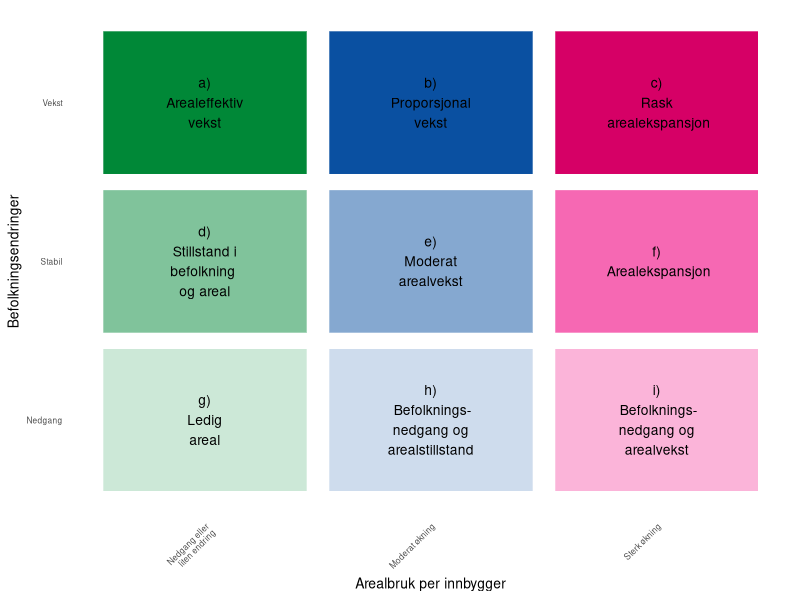
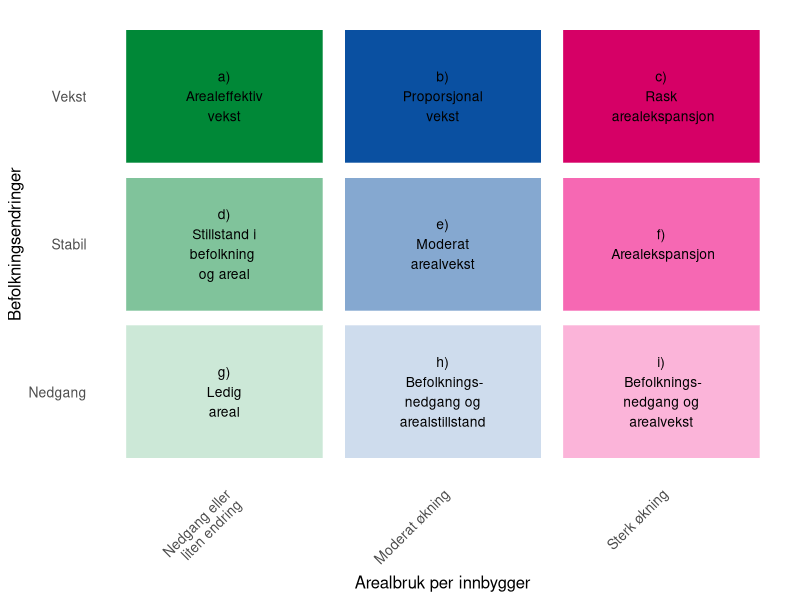
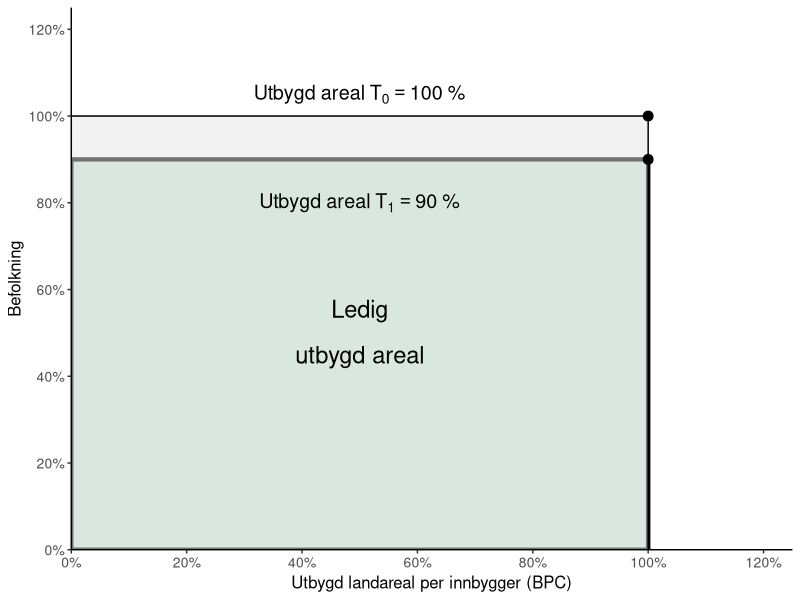
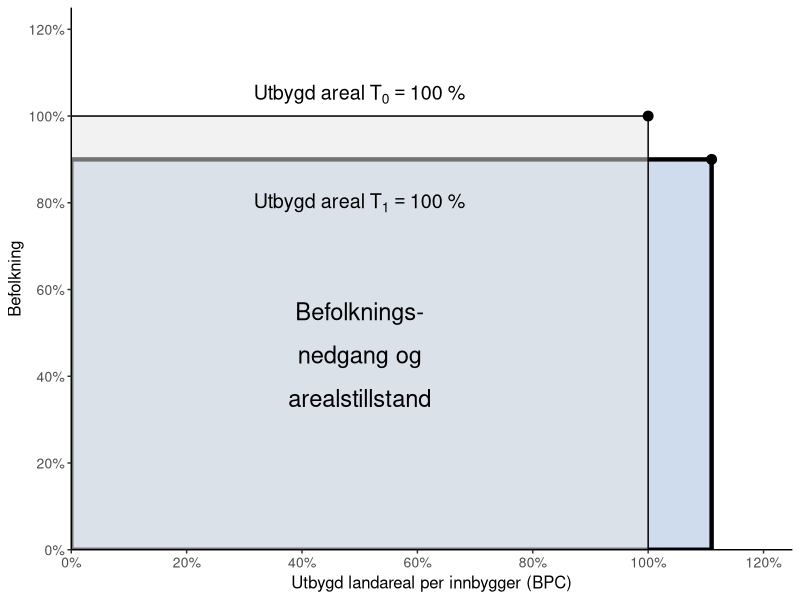
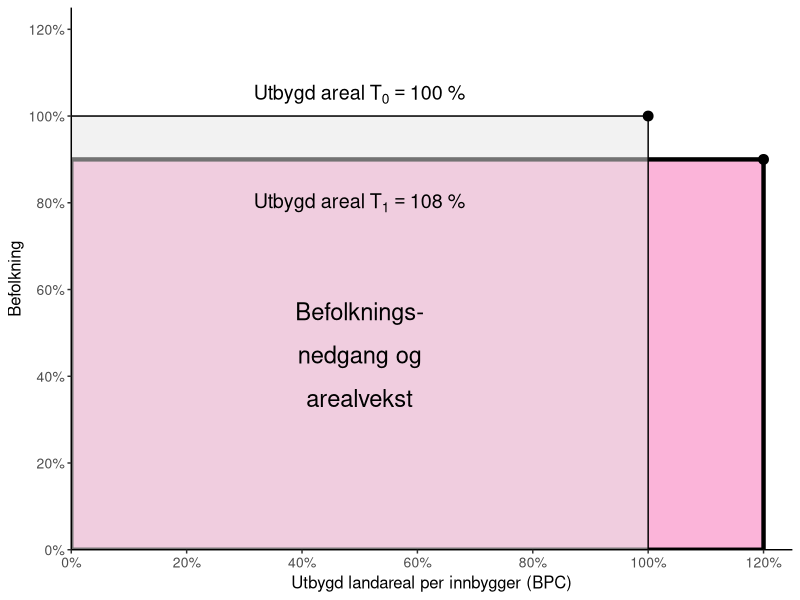
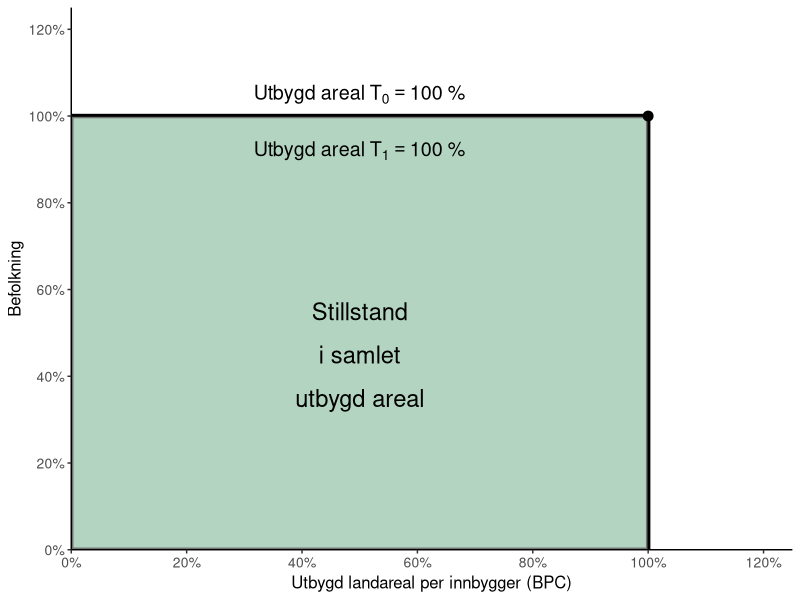
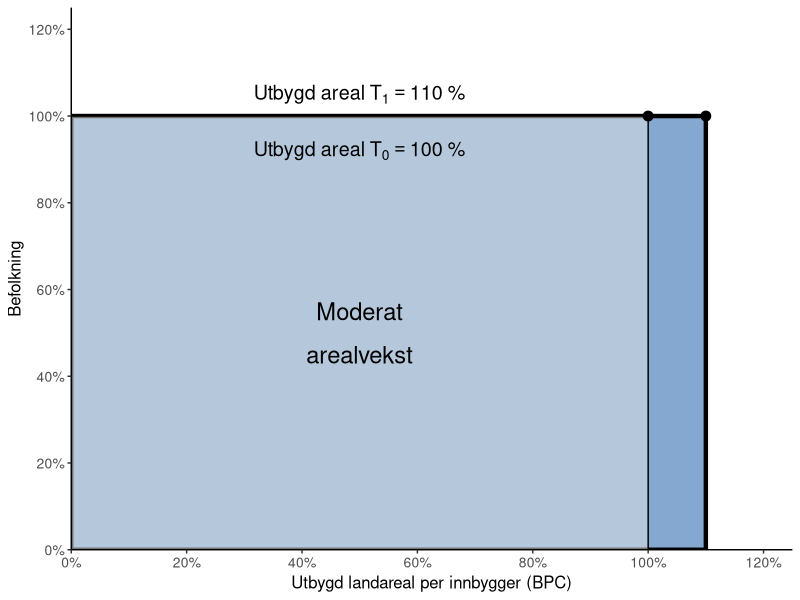
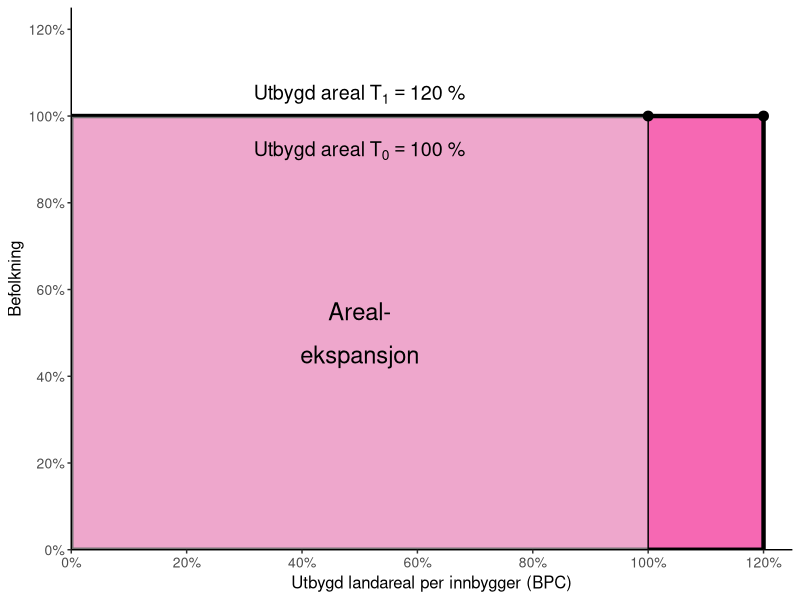

R code for these plots, in order:
# Preparations ------------------------------------------------------------

# Load necessary libraries 
library(tidyverse)
# library(sf)
# library(tmap)
# library(readxl)
# library(units)
# library(cowplot)
# library(ggrepel)
# library(scales)
# library(openxlsx)

# Language and notation settings
# Set locale and options
#Sys.setlocale("LC_CTYPE", "norwegian")
Sys.setlocale(locale='no_NB.utf8') 
options(scipen = 999)

# Use all available cores
library(parallel)
options(mc.cores = detectCores())

# Define the data for the plot
# Define the data for the plot
categories <- data.frame(
  Arealbruk_per_innbygger = rep(c("Nedgang eller\nliten endring", "Moderat økning", "Sterk økning"), 3),
  Befolkningsendringer = c(rep("Nedgang", 3), rep("Stabil", 3), rep("Vekst", 3)),
  Descriptions = c("g)\n Ledig \nareal",
                   "h)\n Befolknings-\nnedgang og\narealstillstand",
                   "i)\n Befolknings-\nnedgang og\narealvekst",
                   "d)\n Stillstand i \nbefolkning \nog areal",
                   "e)\n Moderat \narealvekst",
                   "f)\n Arealekspansjon",
                   "a)\n Arealeffektiv \nvekst",
                   "b)\n Proporsjonal \nvekst",
                   "c)\n Rask \n arealekspansjon"),
  Colors = c("#cce8d7", "#cedced", "#fbb4d9", "#80c39b", "#85a8d0", "#f668b3", "#008837", "#0a50a1", "#d60066")
)


# Reorder the Type factor
categories <- categories %>%
  mutate(Arealbruk_per_innbygger = factor(Arealbruk_per_innbygger, levels = c("Nedgang eller\nliten endring", "Moderat økning", "Sterk økning")))  # Specify the desired order


# Define the plot
ggplot(categories, aes(x = Arealbruk_per_innbygger, y = Befolkningsendringer)) +
  geom_tile(aes(fill = Colors), color = "white", width = 0.9, height = 0.9) +
  scale_fill_identity() +  # Use exact colors as defined in Colors
  geom_text(aes(label = Descriptions), size = 3.5, color = "black") +  # Reduce text size in each block
  labs(x = "Arealbruk per innbygger", y = "Befolkningsendringer") +
  theme_minimal() +
  theme(axis.text.x = element_text(angle = 45, hjust = 1),
        axis.title = element_text(size = 10),
        axis.text = element_text(size = 6),
        panel.grid = element_blank())  # Remove grid lines for cleaner look


# Define the plot
arealbruksfigur <- ggplot(categories, aes(x = Arealbruk_per_innbygger, y = Befolkningsendringer)) +
  geom_tile(aes(fill = Colors), color = "white", width = 0.9, height = 0.9) +
  scale_fill_identity() +  # Use exact colors as defined in Colors
  geom_text(aes(label = Descriptions), size = 3.5, color = "black") +  # Add descriptions in each block
  # Add thick black outline to the selected boxes (middle-left and bottom-left two)
  # geom_rect(
  #   data = categories[c(4, 7, 8), ],
  #   aes(xmin = as.numeric(factor(Arealbruk_per_innbygger)) - 0.45,
  #       xmax = as.numeric(factor(Arealbruk_per_innbygger)) + 0.45,
  #       ymin = as.numeric(factor(Befolkningsendringer, levels = rev(unique(Befolkningsendringer)))) - 0.45,
  #       ymax = as.numeric(factor(Befolkningsendringer, levels = rev(unique(Befolkningsendringer)))) + 0.45),
  #   color = "black",
  #   fill = NA,
  #   size = 1.5
  # ) +
  labs(x = "Arealbruk per innbygger", y = "Befolkningsendringer") +
  theme_minimal() +
  theme(axis.text.x = element_text(angle = 45, hjust = 1),
        axis.title = element_text(size = 12),
        axis.text = element_text(size = 10),
        panel.grid = element_blank())  # Remove grid lines for cleaner look

arealbruksfigur

# Define output path
output_path <- file.path("P:/15220700_gis_samordning_2022_(marea_spare_ecogaps)/Trond/arealbruksscenarier/git/built_up_area_population/plots_and_tables", "arealbruksfigur_revised.png")

# Save the plot as high-resolution PNG with white background
ggsave(output_path, plot = arealbruksfigur, width = 16, height = 16, units = "cm", dpi = 600, bg = "white")


# Scenario a) -------------------------------------------------------------


# Define data for the baseline rectangle (100% by 100%)
old_rect <- data.frame(
  x = c(0, 100, 100, 0),  # x coordinates
  y = c(0, 0, 100, 100)   # y coordinates
)

# Define data for the new rectangle (90% by 90%)
new_rect <- data.frame(
  x = c(0, 100, 100, 0),  # x coordinates
  y = c(0, 0, 90, 90)   # y coordinates
)

# Create the plot
plot_g <- ggplot() +
  # Plot the new rectangle
  geom_polygon(data = new_rect, aes(x = x, y = y), fill = "#cce8d7", color = "black", lwd = 1.5) +
  # Plot the baseline rectangle
  geom_polygon(data = old_rect, aes(x = x, y = y), fill = "grey90", color = "black", alpha = 0.5) +
  # Add a point at the top-right corners
  geom_point(aes(x = 100, y = 100), size = 3, color = "black") +  # Baseline top-right
  geom_point(aes(x = 100, y = 90), size = 3, color = "black") +    # New top-right
  # Add text annotations
  annotate("text", x = 50, y = 105, label = "Utbygd~areal~T[0] == 100~'%'", parse = TRUE, size = 5) +
  annotate("text", x = 50, y = 80, label = "Utbygd~areal~T[1] == 90~'%'", parse = TRUE, size = 5) +
  annotate("text", x = 50, y = 55, label = "Ledig", parse = TRUE, size = 6) +
  annotate("text", x = 50, y = 45, label = "utbygd areal", parse = FALSE, size = 6) +
        # Customize axes
  scale_x_continuous(
    expand = c(0, 0),
    limits = c(0, 125),
    breaks = seq(0, 120, 20),
    labels = paste0(seq(0, 120, 20), "%")
  ) +
  scale_y_continuous(
    expand = c(0, 0),
    limits = c(0, 125),
    breaks = seq(0, 120, 20),
    labels = paste0(seq(0, 120, 20), "%")
  ) +
  # Add axis titles
  labs(
    x = "Utbygd landareal per innbygger (BPC)",
    y = "Befolkning"
  ) +
  # Customize theme
  theme_classic() +
  theme(
    panel.grid = element_blank(),
    axis.title = element_text(size = 12),
    axis.text = element_text(size = 10)
  )

# Display the plot
plot_g



# Scenario 2 --------------------------------------------------------------


# Define data for the baseline rectangle (100% by 100%)
old_rect <- data.frame(
  x = c(0, 100, 100, 0),  # x coordinates
  y = c(0, 0, 100, 100)   # y coordinates
)

# Define data for the new rectangle (90% by 110%)
new_rect <- data.frame(
  x = c(0, 111, 111, 0),  # x coordinates
  y = c(0, 0, 90, 90)     # y coordinates
)

# Create the plot
plot_h <- ggplot() +
  # Plot the new rectangle
  geom_polygon(data = new_rect, aes(x = x, y = y), fill = "#cedced", color = "black", lwd = 1.5) +
  # Plot the baseline rectangle
  geom_polygon(data = old_rect, aes(x = x, y = y), fill = "grey90", color = "black", alpha = 0.5) +
  # Add a point at the top-right corners
  geom_point(aes(x = 100, y = 100), size = 3, color = "black") +  # Baseline top-right
  geom_point(aes(x = 111, y = 90), size = 3, color = "black") +   # New top-right
  # Add text annotations
  annotate("text", x = 50, y = 105, label = "Utbygd~areal~T[0] == 100~'%'", parse = TRUE, size = 5) +
  annotate("text", x = 50, y = 80, label = "Utbygd~areal~T[1] == 100~'%'", parse = TRUE, size = 5) +
  annotate("text", x = 50, y = 55, label = "Befolknings-", parse = FALSE, size = 6) +
  annotate("text", x = 50, y = 45, label = "nedgang og", parse = FALSE, size = 6) +
  annotate("text", x = 50, y = 35, label = "arealstillstand", parse = FALSE, size = 6) +
  # Customize axes
  scale_x_continuous(
    expand = c(0, 0),
    limits = c(0, 125),
    breaks = seq(0, 120, 20),
    labels = paste0(seq(0, 120, 20), "%")
  ) +
  scale_y_continuous(
    expand = c(0, 0),
    limits = c(0, 125),
    breaks = seq(0, 120, 20),
    labels = paste0(seq(0, 120, 20), "%")
  ) +
  # Add axis titles
  labs(
    x = "Utbygd landareal per innbygger (BPC)",
    y = "Befolkning"
  ) +
  # Customize theme
  theme_classic() +
  theme(
    panel.grid = element_blank(),
    axis.title = element_text(size = 12),
    axis.text = element_text(size = 10)
  )

# Display the plot
plot_h



# Scenario c --------------------------------------------------------------

# Define data for the baseline rectangle (100% by 100%)
old_rect <- data.frame(
  x = c(0, 100, 100, 0),  # x coordinates
  y = c(0, 0, 100, 100)   # y coordinates
)

# Define data for the new rectangle (120% by 90%)
new_rect <- data.frame(
  x = c(0, 120, 120, 0),  # x coordinates
  y = c(0, 0, 90, 90)     # y coordinates
)

# Create the plot for Scenario c
plot_i <- ggplot() +
  # Plot the new rectangle
  geom_polygon(data = new_rect, aes(x = x, y = y), fill = "#fbb4d9", color = "black", lwd = 1.5) +
  # Plot the baseline rectangle
  geom_polygon(data = old_rect, aes(x = x, y = y), fill = "grey90", color = "black", alpha = 0.5) +
  # Add a point at the top-right corners
  geom_point(aes(x = 100, y = 100), size = 3, color = "black") +  # Baseline top-right
  geom_point(aes(x = 120, y = 90), size = 3, color = "black") +   # New top-right
  # Add text annotations
  annotate("text", x = 50, y = 105, label = "Utbygd~areal~T[0] == 100~'%'", parse = TRUE, size = 5) +
  annotate("text", x = 50, y = 80, label = "Utbygd~areal~T[1] == 108~'%'", parse = TRUE, size = 5) +
  annotate("text", x = 50, y = 55, label = "Befolknings-", parse = FALSE, size = 6) +
  annotate("text", x = 50, y = 45, label = "nedgang og", parse = FALSE, size = 6) +
  annotate("text", x = 50, y = 35, label = "arealvekst", parse = FALSE, size = 6) +
  # Customize axes
  scale_x_continuous(
    expand = c(0, 0),
    limits = c(0, 125),
    breaks = seq(0, 120, 20),
    labels = paste0(seq(0, 120, 20), "%")
  ) +
  scale_y_continuous(
    expand = c(0, 0),
    limits = c(0, 125),
    breaks = seq(0, 120, 20),
    labels = paste0(seq(0, 120, 20), "%")
  ) +
  # Add axis titles
  labs(
    x = "Utbygd landareal per innbygger (BPC)",
    y = "Befolkning"
  ) +
  # Customize theme
  theme_classic() +
  theme(
    panel.grid = element_blank(),
    axis.title = element_text(size = 12),
    axis.text = element_text(size = 10)
  )

# Display the plot
plot_i


# Scenario d, e and f -----------------------------------------------------


# Define data for the baseline rectangle (100% by 100%)
old_rect <- data.frame(
  x = c(0, 100, 100, 0),  # x coordinates
  y = c(0, 0, 100, 100)   # y coordinates
)

# Define data for the new rectangle (100% by 100%)
new_rect <- data.frame(
  x = c(0, 100, 100, 0),  # x coordinates
  y = c(0, 0, 100, 100)   # y coordinates
)

# Create the plot for Scenario d
plot_d <- ggplot() +
  # Plot the new rectangle
  geom_polygon(data = new_rect, aes(x = x, y = y), fill = "#80c39b", color = "black", lwd = 1.5) +
  # Plot the baseline rectangle
  geom_polygon(data = old_rect, aes(x = x, y = y), fill = "grey90", color = "black", alpha = 0.5) +
  # Add a point at the top-right corners
  geom_point(aes(x = 100, y = 100), size = 3, color = "black") +  # Top-right corner
  # Add text annotations
  annotate("text", x = 50, y = 105, label = "Utbygd~areal~T[0] == 100~'%'", parse = TRUE, size = 5) +
  annotate("text", x = 50, y = 92, label = "Utbygd~areal~T[1] == 100~'%'", parse = TRUE, size = 5) +
  annotate("text", x = 50, y = 55, label = "Stillstand", parse = TRUE, size = 6) +
  annotate("text", x = 50, y = 45, label = "i samlet", parse = FALSE, size = 6) +
  annotate("text", x = 50, y = 35, label = "utbygd areal", parse = FALSE, size = 6) +
  # Customize axes
  scale_x_continuous(
    expand = c(0, 0),
    limits = c(0, 125),
    breaks = seq(0, 120, 20),
    labels = paste0(seq(0, 120, 20), "%")
  ) +
  scale_y_continuous(
    expand = c(0, 0),
    limits = c(0, 125),
    breaks = seq(0, 120, 20),
    labels = paste0(seq(0, 120, 20), "%")
  ) +
  # Add axis titles
  labs(
    x = "Utbygd landareal per innbygger (BPC)",
    y = "Befolkning"
  ) +
  # Customize theme
  theme_classic() +
  theme(
    panel.grid = element_blank(),
    axis.title = element_text(size = 12),
    axis.text = element_text(size = 10)
  )

# Display the plot
plot_d


# Scenario e --------------------------------------------------------------

# Define data for the new rectangle (110% by 100%)
new_rect <- data.frame(
  x = c(0, 110, 110, 0),  # x coordinates
  y = c(0, 0, 100, 100)   # y coordinates
)

# Create the plot for Scenario e
plot_e <- ggplot() +
  # Plot the new rectangle
  geom_polygon(data = new_rect, aes(x = x, y = y), fill = "#85a8d0", color = "black", lwd = 1.5) +
  # Plot the baseline rectangle
  geom_polygon(data = old_rect, aes(x = x, y = y), fill = "grey90", color = "black", alpha = 0.5) +
  # Add a point at the top-right corners
  geom_point(aes(x = 100, y = 100), size = 3, color = "black") +  # Baseline top-right
  geom_point(aes(x = 110, y = 100), size = 3, color = "black") +  # New top-right
  # Add text annotations
  annotate("text", x = 50, y = 92, label = "Utbygd~areal~T[0] == 100~'%'", parse = TRUE, size = 5) +
  annotate("text", x = 50, y = 105, label = "Utbygd~areal~T[1] == 110~'%'", parse = TRUE, size = 5) +
  annotate("text", x = 50, y = 55, label = "Moderat", parse = TRUE, size = 6) +
  annotate("text", x = 50, y = 45, label = "arealvekst", parse = FALSE, size = 6) +
  annotate("text", x = 50, y = 35, label = " ", parse = FALSE, size = 6) +
  # Customize axes
  # Customize axes
  scale_x_continuous(
    expand = c(0, 0),
    limits = c(0, 125),
    breaks = seq(0, 120, 20),
    labels = paste0(seq(0, 120, 20), "%")
  ) +
  scale_y_continuous(
    expand = c(0, 0),
    limits = c(0, 125),
    breaks = seq(0, 120, 20),
    labels = paste0(seq(0, 120, 20), "%")
  ) +
  # Add axis titles
  labs(
    x = "Utbygd landareal per innbygger (BPC)",
    y = "Befolkning"
  ) +
  # Customize theme
  theme_classic() +
  theme(
    panel.grid = element_blank(),
    axis.title = element_text(size = 12),
    axis.text = element_text(size = 10)
  )

# Display the plot
plot_e


# Scenario f --------------------------------------------------------------

# Define data for the new rectangle (120% by 100%)
new_rect <- data.frame(
  x = c(0, 120, 120, 0),  # x coordinates
  y = c(0, 0, 100, 100)   # y coordinates
)

# Create the plot for Scenario f
plot_f <- ggplot() +
  # Plot the new rectangle
  geom_polygon(data = new_rect, aes(x = x, y = y), fill = "#f668b3", color = "black", lwd = 1.5) +
  # Plot the baseline rectangle
  geom_polygon(data = old_rect, aes(x = x, y = y), fill = "grey90", color = "black", alpha = 0.5) +
  # Add a point at the top-right corners
  geom_point(aes(x = 100, y = 100), size = 3, color = "black") +  # Baseline top-right
  geom_point(aes(x = 120, y = 100), size = 3, color = "black") +  # New top-right
  # Add text annotations
  annotate("text", x = 50, y = 92, label = "Utbygd~areal~T[0] == 100~'%'", parse = TRUE, size = 5) +
  annotate("text", x = 50, y = 105, label = "Utbygd~areal~T[1] == 120~'%'", parse = TRUE, size = 5) +
  annotate("text", x = 50, y = 55, label = "Areal-", parse = FALSE, size = 6) +
  #annotate("text", x = 50, y = 45, label = "Areal-", parse = FALSE, size = 6) +
  annotate("text", x = 50, y = 45, label = "ekspansjon", parse = FALSE, size = 6) +
  # Customize axes
  # Customize axes
  scale_x_continuous(
    expand = c(0, 0),
    limits = c(0, 125),
    breaks = seq(0, 120, 20),
    labels = paste0(seq(0, 120, 20), "%")
  ) +
  scale_y_continuous(
    expand = c(0, 0),
    limits = c(0, 125),
    breaks = seq(0, 120, 20),
    labels = paste0(seq(0, 120, 20), "%")
  ) +
  # Add axis titles
  labs(
    x = "Utbygd landareal per innbygger (BPC)",
    y = "Befolkning"
  ) +
  # Customize theme
  theme_classic() +
  theme(
    panel.grid = element_blank(),
    axis.title = element_text(size = 12),
    axis.text = element_text(size = 10)
  )

# Display the plot
plot_f

# # Define data for the new rectangle (90% by 110%)
# new_rect <- data.frame(
#   x = c(0, 90, 90, 0),  # x coordinates
#   y = c(0, 0, 110, 110) # y coordinates
# )


# Scenario g --------------------------------------------------------------

# Define data for the new rectangle (90% by 110%)
new_rect <- data.frame(
  x = c(0, 100, 100, 0),  # x coordinates
  y = c(0, 0, 110, 110) # y coordinates
)

# Create the plot for Scenario g
plot_a <- ggplot() +
  # Plot the new rectangle
  geom_polygon(data = new_rect, aes(x = x, y = y), fill = "#008837", color = "black", lwd = 1.5) +
  # Plot the baseline rectangle
  geom_polygon(data = old_rect, aes(x = x, y = y), fill = "grey90", color = "black", alpha = 0.5) +
  # Add a point at the top-right corners
  geom_point(aes(x = 100, y = 100), size = 3, color = "black") +  # Baseline top-right
  geom_point(aes(x = 100, y = 110), size = 3, color = "black") +   # New top-right
  # Add text annotations
  annotate("text", x = 50, y = 92, label = "Utbygd~areal~T[0] == 100~'%'", parse = TRUE, size = 5) +
  annotate("text", x = 50, y = 118, label = "Utbygd~areal~T[1] == 110~'%'", parse = TRUE, size = 5) +
  annotate("text", x = 50, y = 55, label = "Arealeffektiv", parse = TRUE, size = 6) +
  annotate("text", x = 50, y = 45, label = "vekst", parse = FALSE, size = 6) +
  annotate("text", x = 50, y = 35, label = " ", parse = FALSE, size = 6) +
  # Customize axes
  # Customize axes
  scale_x_continuous(
    expand = c(0, 0),
    limits = c(0, 125),
    breaks = seq(0, 120, 20),
    labels = paste0(seq(0, 120, 20), "%")
  ) +
  scale_y_continuous(
    expand = c(0, 0),
    limits = c(0, 125),
    breaks = seq(0, 120, 20),
    labels = paste0(seq(0, 120, 20), "%")
  ) +
  # Add axis titles
  labs(
    x = "Utbygd landareal per innbygger (BPC)",
    y = "Befolkning"
  ) +
  # Customize theme
  theme_classic() +
  theme(
    panel.grid = element_blank(),
    axis.title = element_text(size = 12),
    axis.text = element_text(size = 10)
  )

# Display the plot
plot_a


# Scnario h ---------------------------------------------------------------

# Define data for the new rectangle (110% by 110%)
new_rect <- data.frame(
  x = c(0, 110, 110, 0),  # x coordinates
  y = c(0, 0, 110, 110)   # y coordinates
)

# Create the plot for Scenario h
plot_b <- ggplot() +
  # Plot the new rectangle
  geom_polygon(data = new_rect, aes(x = x, y = y), fill = "#0a50a1", color = "black", lwd = 1.5) +
  # Plot the baseline rectangle
  geom_polygon(data = old_rect, aes(x = x, y = y), fill = "grey90", color = "black", alpha = 0.5) +
  # Add a point at the top-right corners
  geom_point(aes(x = 100, y = 100), size = 3, color = "black") +  # Baseline top-right
  geom_point(aes(x = 110, y = 110), size = 3, color = "black") +  # New top-right
  # Add text annotations
  annotate("text", x = 50, y = 92, label = "Utbygd~areal~T[0] == 100~'%'", parse = TRUE, size = 5) +
  annotate("text", x = 50, y = 118, label = "Utbygd~areal~T[1] == 121~'%'", parse = TRUE, size = 5) +
  annotate("text", x = 50, y = 55, label = "Proporsjonal", parse = TRUE, size = 6) +
  annotate("text", x = 50, y = 45, label = "vekst", parse = FALSE, size = 6) +
  annotate("text", x = 50, y = 35, label = " ", parse = FALSE, size = 6) +
  # Customize axes
  # Customize axes
  scale_x_continuous(
    expand = c(0, 0),
    limits = c(0, 125),
    breaks = seq(0, 120, 20),
    labels = paste0(seq(0, 120, 20), "%")
  ) +
  scale_y_continuous(
    expand = c(0, 0),
    limits = c(0, 125),
    breaks = seq(0, 120, 20),
    labels = paste0(seq(0, 120, 20), "%")
  ) +
  # Add axis titles
  labs(
    x = "Utbygd landareal per innbygger (BPC)",
    y = "Befolkning"
  ) +
  # Customize theme
  theme_classic() +
  theme(
    panel.grid = element_blank(),
    axis.title = element_text(size = 12),
    axis.text = element_text(size = 10)
  )

# Display the plot
plot_b


# Scenario i --------------------------------------------------------------

# Define data for the new rectangle (120% by 110%)
new_rect <- data.frame(
  x = c(0, 120, 120, 0),  # x coordinates
  y = c(0, 0, 110, 110)   # y coordinates
)

# Create the plot for Scenario i
plot_c <- ggplot() +
  # Plot the new rectangle
  geom_polygon(data = new_rect, aes(x = x, y = y), fill = "#d60066", color = "black", lwd = 1.5) +
  # Plot the baseline rectangle
  geom_polygon(data = old_rect, aes(x = x, y = y), fill = "grey90", color = "black", alpha = 0.5) +
  # Add a point at the top-right corners
  geom_point(aes(x = 100, y = 100), size = 3, color = "black") +  # Baseline top-right
  geom_point(aes(x = 120, y = 110), size = 3, color = "black") +  # New top-right
  # Add text annotations
  annotate("text", x = 50, y = 92, label = "Utbygd~areal~T[0] == 100~'%'", parse = TRUE, size = 5) +
  annotate("text", x = 50, y = 118, label = "Utbygd~areal~T[1] == 132~'%'", parse = TRUE, size = 5) +
  annotate("text", x = 50, y = 55, label = "Rask", parse = TRUE, size = 6) +
  annotate("text", x = 50, y = 45, label = "areal-", parse = FALSE, size = 6) +
  annotate("text", x = 50, y = 35, label = "ekspansjon", parse = FALSE, size = 6) +
  # Customize axes
  # Customize axes
  scale_x_continuous(
    expand = c(0, 0),
    limits = c(0, 125),
    breaks = seq(0, 120, 20),
    labels = paste0(seq(0, 120, 20), "%")
  ) +
  scale_y_continuous(
    expand = c(0, 0),
    limits = c(0, 125),
    breaks = seq(0, 120, 20),
    labels = paste0(seq(0, 120, 20), "%")
  ) +
  # Add axis titles
  labs(
    x = "Utbygd landareal per innbygger (BPC)",
    y = "Befolkning"
  ) +
  # Customize theme
  theme_classic() +
  theme(
    panel.grid = element_blank(),
    axis.title = element_text(size = 12),
    axis.text = element_text(size = 10)
  )

# Display the plot
plot_c


# Combine scenarios -------------------------------------------------------




# Load necessary library
library(ggpubr)

# Add annotations to each plot
# plot_a <- plot_a +
#   annotate("text", x = 5, y = 120, label = "a)", hjust = 0, size = 6)
# 
# plot_b <- plot_b +
#   annotate("text", x = 5, y = 120, label = "b)", hjust = 0, size = 6)
# 
# plot_c <- plot_c +
#   annotate("text", x = 5, y = 120, label = "c)", hjust = 0, size = 6)

# # Add annotations to each plot
# plot_d <- plot_d +
#   annotate("text", x = 5, y = 120, label = "d)", hjust = 0, size = 6)
# 
# plot_e <- plot_e +
#   annotate("text", x = 5, y = 120, label = "e)", hjust = 0, size = 6)
# 
# plot_f <- plot_f +
#   annotate("text", x = 5, y = 120, label = "f)", hjust = 0, size = 6)
# 
# # Add annotations to each plot
# plot_g <- plot_g +
#   annotate("text", x = 5, y = 120, label = "g)", hjust = 0, size = 6)
# 
# plot_h <- plot_h +
#   annotate("text", x = 5, y = 120, label = "h)", hjust = 0, size = 6)
# 
# plot_i <- plot_i +
#   annotate("text", x = 5, y = 120, label = "i)", hjust = 0, size = 6)

# Arrange the three plots horizontally
combined_plots <- ggarrange(
  plot_a, plot_b, plot_c,
  plot_d, plot_e, plot_f,
  plot_g, plot_h, plot_i,
  ncol = 3, nrow = 3,  # Arrange in one row with three columns
  labels = NULL        # Disable automatic labeling
)

# Display the combined plot
print(combined_plots)

combined_plots2 <- ggarrange(
  plot_a, plot_b, plot_c,
  plot_d, plot_e, plot_f,
  plot_g, plot_h, plot_i,
  labels = c("a)", "b)", "c)", "d)", "e)", "f)", "g)", "h)", "i)"),
  ncol = 3, nrow = 3)

combined_plots2

# Define output path
output_path <- file.path("P:/15220700_gis_samordning_2022_(marea_spare_ecogaps)/Trond/arealbruksscenarier/git/built_up_area_population/plots_and_tables", "arealbruksfigur_revised.png")
#output_path <- file.path("C:/Privat/data_analysis/land_use_simulations_norway/plots_and_tables", "arealbruksfigur7.png")


# Save the plot as high-resolution PNG with white background
ggsave(output_path, plot = combined_plots2, width = 33, height = 33, units = "cm", dpi = 600, bg = "white")


# adding "supercategories" ------------------------------------------------


# Load necessary packages
library(ggplot2)
library(ggpubr)

# Adjust plot margins to create space for supercategories
combined_plots3 <- combined_plots2 + 
  theme(plot.margin = margin(t = 10, r = 10, b = 80, l = 80))  # Expand bottom and left margins

combined_plots3

# Overlay text annotations for the supercategories
combined_plots4 <- combined_plots3 +
  annotate("text", x = -0.05, y = 0.80, label = "Vekst", hjust = 0, size = 5, fontface = "bold.italic", angle = 90) +
  annotate("text", x = -0.05, y = 0.40, label = "  Stabil befolkning", hjust = 0, size = 5, fontface = "bold.italic", angle = 90) +
  annotate("text", x = -0.05, y = 0.10, label = "   Nedgang", hjust = 0, size = 5, fontface = "bold.italic", angle = 90) +
  
  annotate("text", x = 0.15, y = -0.04, label = "  Nedgang eller liten endring", hjust = 0.5, size = 5, fontface = "bold.italic") +
  annotate("text", x = 0.50, y = -0.04, label = "  Moderat økning", hjust = 0.5, size = 5, fontface = "bold.italic") +
  annotate("text", x = 0.85, y = -0.04, label = "  Sterk økning", hjust = 0.5, size = 5, fontface = "bold.italic")



combined_plots4

# Add category labels using `annotate_figure()`
combined_plots_annotated <- annotate_figure(
  combined_plots4,
  # Add the y-axis label (left side)
  
  left = text_grob("     Befolkningsendringer", size = 18, rot = 90, face = "bold"),
  # Add the x-axis label (bottom)
  bottom = text_grob("   Arealbruk per innbygger", size = 18, face = "bold")
)

combined_plots_annotated


# Define output path
output_path <- file.path("P:/15220700_gis_samordning_2022_(marea_spare_ecogaps)/Trond/arealbruksscenarier/git/built_up_area_population/plots_and_tables", "arealbruksfigur_revised2.png")
#output_path <- file.path("C:/Privat/data_analysis/land_use_simulations_norway/plots_and_tables", "arealbruksfigur7.png")


# Save the plot as high-resolution PNG with white background
ggsave(output_path, plot = combined_plots_annotated, width = 33, height = 33, units = "cm", dpi = 600, bg = "white")

